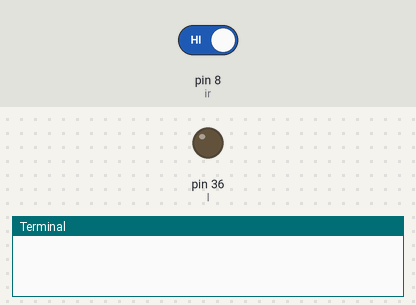
Bench run of a program on a simulated Raspberry Pi (header pin numbers). Shown: output pins drawn as LEDs (lit = HIGH), the last lines printed to the terminal. Inputs (shaded band) come from the test bench; at power-on: pin 8 (ir) HIGH. No MQTT or app messages arrive unless stated; the camera gives no picture and a still takes 0.5 s; web requests get an empty 200 reply after 0.4 s.

Above: at 2.4 s.
2.5 s: pin 8 (ir) driven LOW
At 13.9 s:
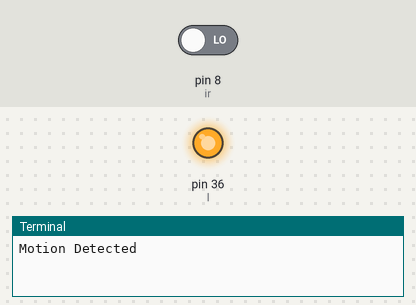
Timing chart, 0 to 14.9 s (numbered marks = the images above; inputs shaded):
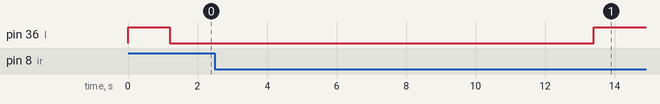

Measured:
- after the input at 2.5 s, pin 36 (l): LOW → HIGH after 10.9 s

The program:

HomeSecurity_System.py
```python
from Adafruit_IO import Client, Feed
from Adafruit_IO import MQTTClient
import RPi.GPIO as GPIO
import picamera


def connect(c):
    c.subscribe(feed_id)

def disconnect(c):
    c.unsubscribe(feed_id)

#Setting up the password system
def message(client,feed_id,payload):
    password ='0000'
    global p
    global ep
    p=p+payload
    ep+='*'
    aio.send(lcd_feed.key,ep)

    if (payload == '#'):
        if (password+'#' == p) :
            aio.send(lcd_feed.key,"Alarm Off")
            p=''
            ep=''
            GPIO.output(l,False)#LED turns OFF
            client.disconnect()
        else:
            aio.send(lcd_feed.key,"Wrong Password")
            p=''
            ep=''

#Setting up the camera to record video
def cam():
    print("Motion Detected")
    picam.start_preview(alpha=200)
    picam.rotation=180
    picam.capture('cam.jpg',resize=(600,600))
    picam.stop_preview()

    picam.resolution = (640, 480)
    picam.start_recording('my_video.h264')
    picam.wait_recording(10)
    picam.stop_recording()

    GPIO.output(l,True)#LED turns ONN
    c.connect()
    c.loop_blocking()

l=36#LED
ir=8#IR SENSOR
p=''
ep=''

GPIO.setwarnings(False)
GPIO.setmode(GPIO.BOARD)
GPIO.setup(l, GPIO.OUT,initial=GPIO.HIGH)#GPIO=16
GPIO.setup(ir,GPIO.IN) #GPIO=14

ADAFRUIT_IO_USERNAME = "Vish2002"
ADAFRUIT_IO_KEY = "aio_SXuZ39JsWt7mJjaI5T0zD2NoNOvA"

#Connecting to Adafruit
feed_id='key'
c = MQTTClient(ADAFRUIT_IO_USERNAME, ADAFRUIT_IO_KEY)
c.on_connect=connect
c.on_disconnect=disconnect
c.on_message =message

#Sending data to Adafruit
aio = Client(ADAFRUIT_IO_USERNAME, ADAFRUIT_IO_KEY)
cam_feed=aio.feeds('cam')
lcd_feed=aio.feeds('screen')
aio.send(lcd_feed.key,'Temp')

#configuring Pi Camera
picam=picamera.PiCamera()


while True:
    status=GPIO.input(ir)
    #IF MOTION DETECTED
    if (status==0):
        aio.send(lcd_feed.key,"Enter Password: \n#-->enter")
        cam()#START RECORDING

    else:
        GPIO.output(l,False)
```
